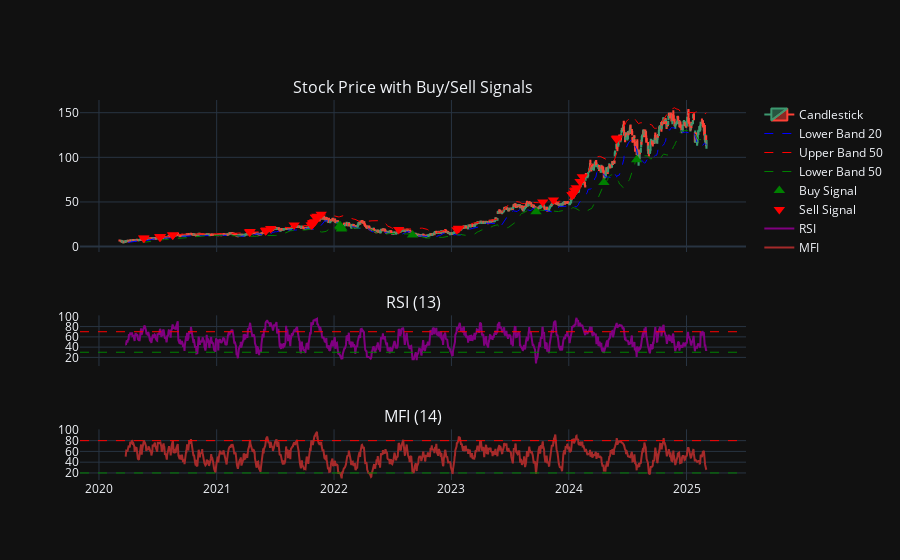

The code cell stored with this chart in its notebook:
### Code cell
from plotly.subplots import make_subplots

fig = make_subplots(rows=3, cols=1, shared_xaxes=True,row_heights=[0.6,0.2,0.2], subplot_titles=('Stock Price with Buy/Sell Signals','RSI (13)','MFI (14)'))

fig.add_trace(go.Candlestick(x=df.index,open=df['Open'],high=df['High'],low=df['Low'],close=df['Close'],name='Candlestick'))

fig.add_trace(go.Scatter(
    x = df.index,
    y = df['LowerBand 20'],
    mode = 'lines',
    name='Lower Band 20',
    line=dict(color='blue', width=1,dash='dash')
))

fig.add_trace(go.Scatter(
    x = df.index,
    y = df['UpperBand 50'],
    mode = 'lines',
    name='Upper Band 50',
    line=dict(color='red', width=1,dash='dash')
))

fig.add_trace(go.Scatter(
    x = df.index,
    y = df['LowerBand 50'],
    mode = 'lines',
    name='Lower Band 50',
    line=dict(color='green', width=1,dash='dash')
))

fig.add_trace(go.Scatter(x=df.index,y=df['buy_signals'],mode='markers',marker=dict(color='green',symbol='triangle-up',size=10),name='Buy Signal'))

fig.add_trace(go.Scatter(x=df.index,y=df['sell_signals'],mode='markers',marker=dict(color='red',symbol='triangle-down',size=10),name='Sell Signal'))

fig.add_trace(go.Scatter(x=df.index,y=df['RSI'],name='RSI',line=dict(color='purple', width=2)),row=2,col=1)

fig.add_hline(y=70,line=dict(color='red',width=1,dash='dash'),row=2,col=1)
fig.add_hline(y=30,line=dict(color='green',width=1,dash='dash'),row=2,col=1)

fig.add_trace(go.Scatter(x=df.index,y=df['MFI'],name='MFI',line=dict(color='brown', width=2)),row=3,col=1)

fig.add_hline(y=80,line=dict(color='red',width=1,dash='dash'),row=3,col=1)
fig.add_hline(y=20,line=dict(color='green',width=1,dash='dash'),row=3,col=1)

fig.update_layout(xaxis_rangeslider_visible=False,template='plotly_dark')

fig.show()

### Figure 1 — Plotly figure (JSON) as saved in the notebook; plotly's stock layout.template omitted (floating-point values rounded to 4 significant figures; data arrays with more than 128 entries replaced by an {"elided": "..."} marker saying what was removed)
{"data": [{"close": {"elided": "1256 float values"}, "high": {"elided": "1256 float values"}, "low": {"elided": "1256 float values"}, "name": "Candlestick", "open": {"elided": "1256 float values"}, "type": "candlestick", "x": {"elided": "1256 str values"}}, {"line": {"color": "blue", "dash": "dash", "width": 1}, "mode": "lines", "name": "Lower Band 20", "type": "scatter", "x": {"elided": "1256 str values"}, "y": {"elided": "1256 float values"}}, {"line": {"color": "red", "dash": "dash", "width": 1}, "mode": "lines", "name": "Upper Band 50", "type": "scatter", "x": {"elided": "1256 str values"}, "y": {"elided": "1256 float values"}}, {"line": {"color": "green", "dash": "dash", "width": 1}, "mode": "lines", "name": "Lower Band 50", "type": "scatter", "x": {"elided": "1256 str values"}, "y": {"elided": "1256 float values"}}, {"marker": {"color": "green", "size": 10, "symbol": "triangle-up"}, "mode": "markers", "name": "Buy Signal", "type": "scatter", "x": {"elided": "1256 str values"}, "y": {"elided": "1256 float values"}}, {"marker": {"color": "red", "size": 10, "symbol": "triangle-down"}, "mode": "markers", "name": "Sell Signal", "type": "scatter", "x": {"elided": "1256 str values"}, "y": {"elided": "1256 float values"}}, {"line": {"color": "purple", "width": 2}, "name": "RSI", "type": "scatter", "x": {"elided": "1256 str values"}, "xaxis": "x2", "y": {"elided": "1256 float values"}, "yaxis": "y2"}, {"line": {"color": "brown", "width": 2}, "name": "MFI", "type": "scatter", "x": {"elided": "1256 str values"}, "xaxis": "x3", "y": {"elided": "1256 float values"}, "yaxis": "y3"}], "layout": {"annotations": [{"font": {"size": 16}, "showarrow": false, "text": "Stock Price with Buy/Sell Signals", "x": 0.5, "xanchor": "center", "xref": "paper", "y": 1, "yanchor": "bottom", "yref": "paper"}, {"font": {"size": 16}, "showarrow": false, "text": "RSI (13)", "x": 0.5, "xanchor": "center", "xref": "paper", "y": 0.4333, "yanchor": "bottom", "yref": "paper"}, {"font": {"size": 16}, "showarrow": false, "text": "MFI (14)", "x": 0.5, "xanchor": "center", "xref": "paper", "y": 0.1333, "yanchor": "bottom", "yref": "paper"}], "shapes": [{"line": {"color": "red", "dash": "dash", "width": 1}, "type": "line", "x0": 0, "x1": 1, "xref": "x2 domain", "y0": 70, "y1": 70, "yref": "y2"}, {"line": {"color": "green", "dash": "dash", "width": 1}, "type": "line", "x0": 0, "x1": 1, "xref": "x2 domain", "y0": 30, "y1": 30, "yref": "y2"}, {"line": {"color": "red", "dash": "dash", "width": 1}, "type": "line", "x0": 0, "x1": 1, "xref": "x3 domain", "y0": 80, "y1": 80, "yref": "y3"}, {"line": {"color": "green", "dash": "dash", "width": 1}, "type": "line", "x0": 0, "x1": 1, "xref": "x3 domain", "y0": 20, "y1": 20, "yref": "y3"}], "xaxis": {"anchor": "y", "domain": [0, 1], "matches": "x3", "rangeslider": {"visible": false}, "showticklabels": false}, "xaxis2": {"anchor": "y2", "domain": [0, 1], "matches": "x3", "showticklabels": false}, "xaxis3": {"anchor": "y3", "domain": [0, 1]}, "yaxis": {"anchor": "x", "domain": [0.6, 1]}, "yaxis2": {"anchor": "x2", "domain": [0.3, 0.4333]}, "yaxis3": {"anchor": "x3", "domain": [0, 0.1333]}}}
